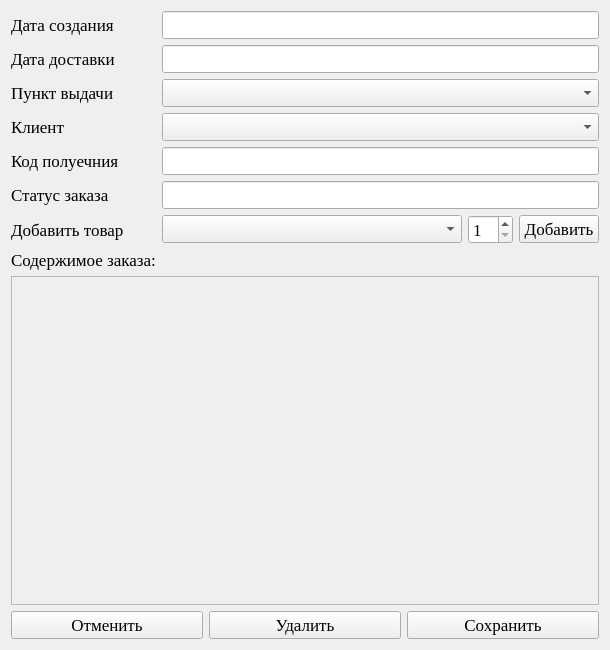
<?xml version="1.0" encoding="UTF-8"?>
<ui version="4.0">
 <class>Form</class>
 <widget class="QWidget" name="Form">
  <property name="geometry">
   <rect>
    <x>0</x>
    <y>0</y>
    <width>602</width>
    <height>650</height>
   </rect>
  </property>
  <property name="font">
   <font>
    <family>Times New Roman</family>
    <pointsize>13</pointsize>
   </font>
  </property>
  <property name="windowTitle">
   <string>Окно управления заказом</string>
  </property>
  <layout class="QGridLayout" name="gridLayout">
   <item row="6" column="1">
    <layout class="QHBoxLayout" name="horizontalLayout_2">
     <item>
      <widget class="QComboBox" name="item_box">
       <property name="minimumSize">
        <size>
         <width>300</width>
         <height>0</height>
        </size>
       </property>
       <property name="maximumSize">
        <size>
         <width>200</width>
         <height>16777215</height>
        </size>
       </property>
      </widget>
     </item>
     <item>
      <widget class="QSpinBox" name="spinBox">
       <property name="minimum">
        <number>1</number>
       </property>
      </widget>
     </item>
     <item alignment="Qt::AlignRight">
      <widget class="QPushButton" name="add_btn">
       <property name="text">
        <string>Добавить</string>
       </property>
      </widget>
     </item>
    </layout>
   </item>
   <item row="0" column="0">
    <widget class="QLabel" name="label_2">
     <property name="text">
      <string>Дата создания</string>
     </property>
    </widget>
   </item>
   <item row="0" column="1">
    <widget class="QLineEdit" name="line_create_order"/>
   </item>
   <item row="7" column="0">
    <widget class="QLabel" name="label_8">
     <property name="text">
      <string>Содержимое заказа:</string>
     </property>
    </widget>
   </item>
   <item row="6" column="0">
    <widget class="QLabel" name="label_9">
     <property name="text">
      <string>Добавить товар</string>
     </property>
    </widget>
   </item>
   <item row="8" column="0" colspan="2">
    <widget class="QScrollArea" name="scrollArea">
     <property name="widgetResizable">
      <bool>true</bool>
     </property>
     <widget class="QWidget" name="scrollAreaWidgetContents">
      <property name="geometry">
       <rect>
        <x>0</x>
        <y>0</y>
        <width>582</width>
        <height>349</height>
       </rect>
      </property>
     </widget>
    </widget>
   </item>
   <item row="4" column="1">
    <widget class="QLineEdit" name="code_giver_line"/>
   </item>
   <item row="5" column="1">
    <widget class="QLineEdit" name="status_line"/>
   </item>
   <item row="9" column="0" colspan="2">
    <layout class="QHBoxLayout" name="horizontalLayout">
     <item>
      <widget class="QPushButton" name="cancel">
       <property name="text">
        <string>Отменить</string>
       </property>
      </widget>
     </item>
     <item>
      <widget class="QPushButton" name="delete_btn">
       <property name="text">
        <string>Удалить</string>
       </property>
      </widget>
     </item>
     <item>
      <widget class="QPushButton" name="pushButton_3">
       <property name="text">
        <string>Сохранить</string>
       </property>
      </widget>
     </item>
    </layout>
   </item>
   <item row="2" column="1">
    <widget class="QComboBox" name="giver_box"/>
   </item>
   <item row="1" column="0">
    <widget class="QLabel" name="label_3">
     <property name="text">
      <string>Дата доставки</string>
     </property>
    </widget>
   </item>
   <item row="1" column="1">
    <widget class="QLineEdit" name="line_deliver"/>
   </item>
   <item row="2" column="0">
    <widget class="QLabel" name="label_4">
     <property name="text">
      <string>Пункт выдачи</string>
     </property>
    </widget>
   </item>
   <item row="5" column="0">
    <widget class="QLabel" name="label_7">
     <property name="text">
      <string>Статус заказа</string>
     </property>
    </widget>
   </item>
   <item row="4" column="0">
    <widget class="QLabel" name="label_6">
     <property name="text">
      <string>Код полуечния</string>
     </property>
    </widget>
   </item>
   <item row="3" column="1">
    <widget class="QComboBox" name="user_box"/>
   </item>
   <item row="3" column="0">
    <widget class="QLabel" name="label_5">
     <property name="text">
      <string>Клиент</string>
     </property>
    </widget>
   </item>
  </layout>
 </widget>
 <resources/>
 <connections/>
</ui>
